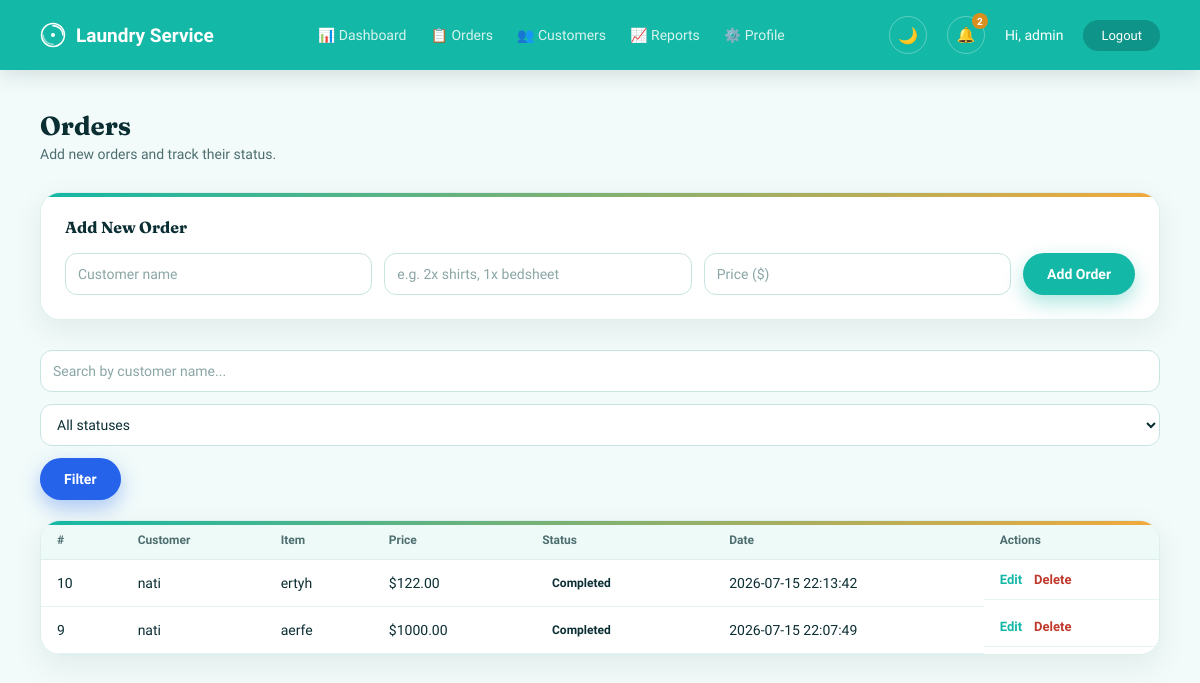
/orders (signed in), run on the app's committed database.
### tables this page shows
CREATE TABLE orders (
                id INTEGER PRIMARY KEY AUTOINCREMENT,
                customer_name TEXT NOT NULL,
                item_description TEXT NOT NULL,
                price REAL NOT NULL,
                status TEXT NOT NULL DEFAULT 'Pending',
                created_at TEXT DEFAULT CURRENT_TIMESTAMP
            , service_type TEXT DEFAULT 'Wash & Fold', weight REAL DEFAULT 0, payment_method TEXT DEFAULT 'Cash', pickup_address TEXT, delivery_address TEXT, pickup_date TEXT, delivery_date TEXT, notes TEXT);

### app.py (the view, shortened to what this page needs)
@app.route("/orders", methods=["GET", "POST"])
@login_required
def orders():
    search = request.args.get("search", "").strip()
    status_filter = request.args.get("status", "").strip()
    query = "SELECT * FROM orders WHERE 1=1"
    params = []
    if search:
        query += " AND customer_name LIKE ?"
        params.append(f"%{search}%")
    if status_filter:
        query += " AND status = ?"
        params.append(status_filter)
    query += " ORDER BY id DESC"
    with get_db() as conn:
        all_orders = conn.execute(query, params).fetchall()
    return render_template("orders.html", orders=all_orders, search=search, status_filter=status_filter)

### app.py (called while the page is built)
@app.context_processor
def inject_csrf():
    if "csrf_token" not in session:
        session["csrf_token"] = secrets.token_hex(16)
    return {"csrf_token": session.get("csrf_token")}

def login_required(f):
    @wraps(f)
    def decorated_function(*args, **kwargs):
        if "username" not in session:
            flash("Please log in first.")
            return redirect(url_for("login"))
        return f(*args, **kwargs)
    return decorated_function

@app.context_processor
def inject_notifications():
    if "username" not in session:
        return {}
    with get_db() as conn:
        unread_count = conn.execute("SELECT COUNT(*) FROM notifications WHERE is_read = 0").fetchone()[0]
        recent_notifications = conn.execute("SELECT * FROM notifications ORDER BY id DESC LIMIT 5").fetchall()
    return {
        "unread_count": unread_count,
        "recent_notifications": recent_notifications,
    }

### database.py (called while the page is built)
def get_connection():
    conn = sqlite3.connect(DB_NAME)
    conn.row_factory = sqlite3.Row
    return conn

@contextmanager
def get_db():
    conn = get_connection()
    try:
        yield conn
        conn.commit()
    except Exception:
        conn.rollback()
        raise
    finally:
        conn.close()

### templates/orders.html (shortened to what this page needs)
{% extends "base.html" %}
{% block extra_styles %}
<link rel="stylesheet" href="{{ url_for('static', filename='dashboard.css') }}">
{% endblock %}
{% block content %}
{% include "_navbar.html" %}
<div class="dashboard-content">
    <h1>Orders</h1>
    <p class="subtitle">Add new orders and track their status.</p>
    <div class="order-form-card">
        <h2>Add New Order</h2>
        <form method="POST" action="{{ url_for('orders') }}" class="order-form">
            <input type="text" name="customer_name" placeholder="Customer name" required>
            <input type="text" name="item_description" placeholder="e.g. 2x shirts, 1x bedsheet" required>
            <input type="number" step="0.01" name="price" placeholder="Price ($)" required>
            <button type="submit">Add Order</button>
        </form>
    </div>
    <div class="filter-bar">
        <form method="GET" action="{{ url_for('orders') }}" class="filter-form">
            <input type="text" name="search" placeholder="Search by customer name..." value="{{ search }}">
            <select name="status">
                <option value="" {% if not status_filter %}selected{% endif %}>All statuses</option>
            </select>
            <button type="submit">Filter</button>
        </form>
    </div>
    <div class="table-card">
        <table class="orders-table">
            <thead>
                <tr>
                    <th>#</th>
                    <th>Customer</th>
                    <th>Item</th>
                    <th>Price</th>
                    <th>Status</th>
                    <th>Date</th>
                    <th>Actions</th>
                </tr>
            </thead>
            <tbody>
                {% for order in orders %}
                <tr>
                    <td>{{ order["id"] }}</td>
                    <td>{{ order["customer_name"] }}</td>
                    <td>{{ order["item_description"] }}</td>
                    <td>${{ "%.2f"|format(order["price"]) }}</td>
                    <td>
                        <span class="status-badge status-{{ order['status']|lower }}">
                            {{ order["status"] }}
                        </span>
                    </td>
                    <td>{{ order["created_at"] }}</td>
                    <td class="actions">
                        <a href="{{ url_for('edit_order', order_id=order['id']) }}" class="action-link edit">Edit</a>
                        <a href="{{ url_for('delete_order', order_id=order['id']) }}" class="action-link delete" onclick="return confirm('Delete this order?');">Delete</a>
                    </td>
                </tr>
                {% endfor %}
            </tbody>
        </table>
    </div>
</div>
{% endblock %}

### static/theme.css (style rules this page uses)
:root { --bg: #F2FBFA; --card-bg: #FFFFFF; --border-color: #DCEFED; --input-bg: #FFFFFF; --input-border: #C7E4E1; --table-header-bg: #EDFAF8; --table-row-border: #E6F5F3; --text-primary: #0B2E33; --text-secondary: #4E6E70; --text-tertiary: #8AA6A5; --label-color: #2F5457; --left-panel-text: #D7F3EF; --primary: #14B8A6; --primary-dark: #0E9488; --primary-darker: #0B2E33; --accent: #F2A93B; --accent-dark: #D98F1E; --status-pending-bg: #FBEACB; --status-pending-text: #93650F; --status-completed-bg: #DCEEE2; --status-completed-text: #276245; --error-bg: #FDEBEA; --error-text: #C0392B; --flash-bg: #E1F7F3; --flash-text: #0E7C70; --dark-btn-bg: #2F5457; --dark-btn-hover: #3E6C6F; --shadow-card: 0 10px 30px rgba(11, 46, 51, 0.08); --shadow-card-hover: 0 16px 36px rgba(11, 46, 51, 0.14); --shadow-button: 0 8px 20px rgba(20, 184, 166, 0.35); --radius-pill: 999px; --radius-card: 20px; --radius-input: 12px; --font-display: 'Fraunces', Georgia, serif; --font-body: 'Work Sans', Arial, sans-serif; --font-mono: 'JetBrains Mono', 'Courier New', monospace; }
body { font-family: var(--font-body); background-color: var(--bg); color: var(--text-primary); transition: background-color 0.3s ease, color 0.3s ease; }
h1, h2, .left-panel h1, .nav-brand, .card h2, .order-form-card h2 { font-family: var(--font-display); }
body, .card, .stat-card, .order-form-card, .table-card, .order-card, .customer-card, input, select, textarea, .navbar, .left-panel, .right-panel, .flash-box, .error-message, .dashboard-content { transition: background-color 0.3s ease, color 0.3s ease, border-color 0.3s ease, box-shadow 0.3s ease; }
.stat-card, .order-form-card, .table-card, .order-card, .customer-card { position: relative; overflow: hidden; border-bottom: 2px dashed var(--border-color); background-color: var(--card-bg); border: 1px solid var(--border-color); border-radius: var(--radius-card); box-shadow: var(--shadow-card); transition: all 0.3s ease; }
.stat-card::before, .order-form-card::before, .table-card::before, .order-card::before, .customer-card::before { content: ""; position: absolute; top: 0; left: 0; right: 0; height: 4px; background: linear-gradient(90deg, var(--primary), var(--accent)); }
body { animation: page-fade-in 0.35s ease both; }
button:not(.theme-toggle):not(.notification-bell) { transition: transform 0.15s ease, box-shadow 0.15s ease, background-color 0.15s ease; }
.action-link { transition: opacity 0.15s ease; }
input, select, textarea { background-color: var(--input-bg); color: var(--text-primary); border: 1px solid var(--input-border); border-radius: var(--radius-input); padding: 10px 14px; font-size: 14px; transition: all 0.3s ease; width: 100%; }
input::placeholder { color: var(--text-tertiary); }
.status-badge { display: inline-block; padding: 4px 10px; border-radius: 999px; font-size: 12px; font-weight: bold; }
.order-form-card, .table-card, .order-card, .customer-card { animation: card-fade-up 0.5s ease 0.1s both; }
.status-badge { display: inline-block; animation: badge-pop 0.3s ease both; }

### data on the page
orders: id "10", customer_name "nati", item_description "ertyh", price "122.00", status "Completed", created_at "2026-07-15 22:13:42"
orders: id "9", customer_name "nati", item_description "aerfe", price "1000.00", status "Completed", created_at "2026-07-15 22:07:49"

### other printed values
{{ unread_count }} "2"
{{ session.get('username', '') }} "admin"
